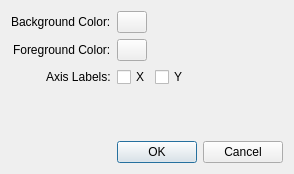
<?xml version="1.0" encoding="UTF-8"?>
<ui version="4.0">
 <class>ChartSettingsDialog</class>
 <widget class="QDialog" name="ChartSettingsDialog">
  <property name="geometry">
   <rect>
    <x>0</x>
    <y>0</y>
    <width>279</width>
    <height>174</height>
   </rect>
  </property>
  <property name="windowTitle">
   <string>Chart Settings</string>
  </property>
  <layout class="QFormLayout" name="formLayout">
   <property name="labelAlignment">
    <set>Qt::AlignRight|Qt::AlignTrailing|Qt::AlignVCenter</set>
   </property>
   <item row="0" column="0">
    <widget class="QLabel" name="label_2">
     <property name="text">
      <string>Background Color:</string>
     </property>
    </widget>
   </item>
   <item row="0" column="1">
    <widget class="QPushButton" name="backgroundButton">
     <property name="maximumSize">
      <size>
       <width>30</width>
       <height>16777215</height>
      </size>
     </property>
     <property name="text">
      <string/>
     </property>
     <property name="flat">
      <bool>false</bool>
     </property>
    </widget>
   </item>
   <item row="1" column="0">
    <widget class="QLabel" name="label_3">
     <property name="text">
      <string>Foreground Color:</string>
     </property>
    </widget>
   </item>
   <item row="1" column="1">
    <widget class="QPushButton" name="foregroundButton">
     <property name="maximumSize">
      <size>
       <width>30</width>
       <height>16777215</height>
      </size>
     </property>
     <property name="text">
      <string/>
     </property>
    </widget>
   </item>
   <item row="2" column="0">
    <widget class="QLabel" name="label_4">
     <property name="text">
      <string>Axis Labels:</string>
     </property>
    </widget>
   </item>
   <item row="2" column="1">
    <layout class="QHBoxLayout" name="horizontalLayout">
     <property name="spacing">
      <number>5</number>
     </property>
     <item>
      <widget class="QCheckBox" name="labelsXBox">
       <property name="text">
        <string>X</string>
       </property>
      </widget>
     </item>
     <item>
      <widget class="QCheckBox" name="labelsYBox">
       <property name="text">
        <string>Y</string>
       </property>
      </widget>
     </item>
     <item>
      <spacer name="horizontalSpacer">
       <property name="orientation">
        <enum>Qt::Horizontal</enum>
       </property>
       <property name="sizeHint" stdset="0">
        <size>
         <width>40</width>
         <height>20</height>
        </size>
       </property>
      </spacer>
     </item>
    </layout>
   </item>
   <item row="3" column="1">
    <spacer name="verticalSpacer">
     <property name="orientation">
      <enum>Qt::Vertical</enum>
     </property>
     <property name="sizeHint" stdset="0">
      <size>
       <width>20</width>
       <height>40</height>
      </size>
     </property>
    </spacer>
   </item>
   <item row="4" column="1">
    <widget class="QDialogButtonBox" name="buttonBox">
     <property name="orientation">
      <enum>Qt::Horizontal</enum>
     </property>
     <property name="standardButtons">
      <set>QDialogButtonBox::Cancel|QDialogButtonBox::Ok</set>
     </property>
    </widget>
   </item>
  </layout>
 </widget>
 <resources/>
 <connections>
  <connection>
   <sender>buttonBox</sender>
   <signal>accepted()</signal>
   <receiver>ChartSettingsDialog</receiver>
   <slot>accept()</slot>
   <hints>
    <hint type="sourcelabel">
     <x>248</x>
     <y>254</y>
    </hint>
    <hint type="destinationlabel">
     <x>157</x>
     <y>274</y>
    </hint>
   </hints>
  </connection>
  <connection>
   <sender>buttonBox</sender>
   <signal>rejected()</signal>
   <receiver>ChartSettingsDialog</receiver>
   <slot>reject()</slot>
   <hints>
    <hint type="sourcelabel">
     <x>316</x>
     <y>260</y>
    </hint>
    <hint type="destinationlabel">
     <x>286</x>
     <y>274</y>
    </hint>
   </hints>
  </connection>
 </connections>
</ui>
